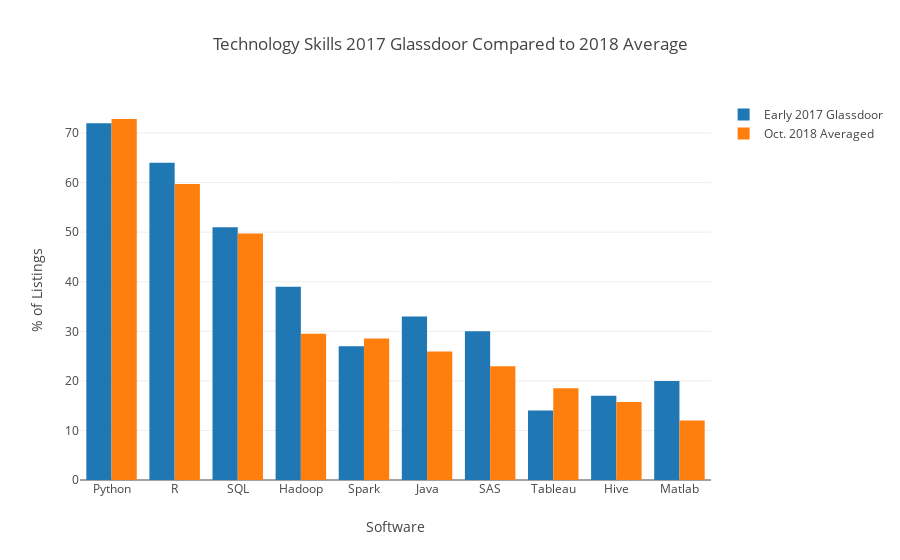

The cell this chart's notebook holds for it:
### Code cell
avg = go.Bar(x=df_gd.index, y=df_gd['avg_percent'], name="Oct. 2018 Averaged")
gd = go.Bar(x=df_gd.index, y=df_gd['gd_percent'], name="Early 2017 Glassdoor")


data = [gd, avg]

layout = go.Layout(
    barmode='group',
    title="Technology Skills 2017 Glassdoor Compared to 2018 Average",
    xaxis={'title': 'Technology'},
    yaxis={'title': '% of Listings'},
)

fig = go.Figure(data=data, layout=layout)
py.iplot(fig)

### Figure 1 — Plotly figure (JSON) as saved in the notebook; plotly's stock layout.template omitted (floating-point values rounded to 4 significant figures)
{"data": [{"name": "Early 2017 Glassdoor", "type": "bar", "uid": "e55a1564-cd7a-11e8-add8-80e65005551c", "x": ["Python", "R", "SQL", "Hadoop", "Spark", "Java", "SAS", "Tableau", "Hive", "Matlab"], "y": [72, 64, 51, 39, 27, 33, 30, 14, 17, 20]}, {"name": "Oct. 2018 Averaged", "type": "bar", "uid": "e55a1726-cd7a-11e8-9ed5-80e65005551c", "x": ["Python", "R", "SQL", "Hadoop", "Spark", "Java", "SAS", "Tableau", "Hive", "Matlab"], "y": [72.84, 59.74, 49.76, 29.51, 28.55, 25.95, 22.96, 18.51, 15.76, 11.98]}], "layout": {"autosize": true, "barmode": "group", "title": "Technology Skills 2017 Glassdoor Compared to 2018 Average", "xaxis": {"autorange": true, "range": [-0.5, 9.5], "title": "Software", "type": "category"}, "yaxis": {"autorange": true, "range": [0, 76.67], "title": "% of Listings", "type": "linear"}}}
